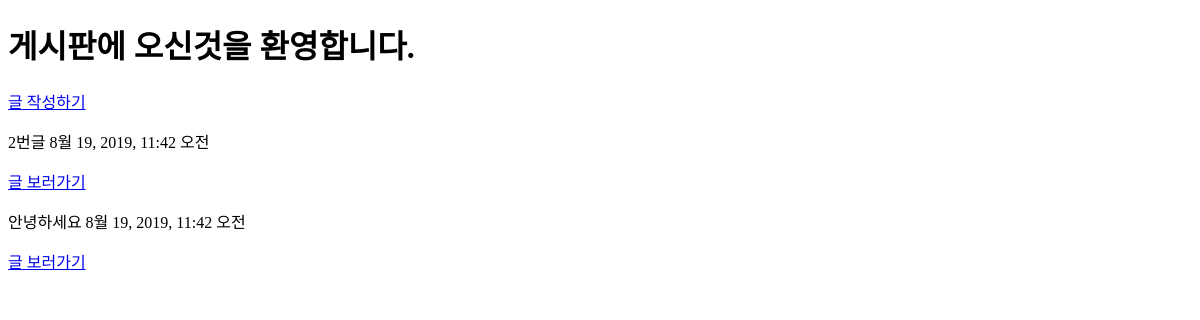
/articles/, run on an earlier commit of the app's database.
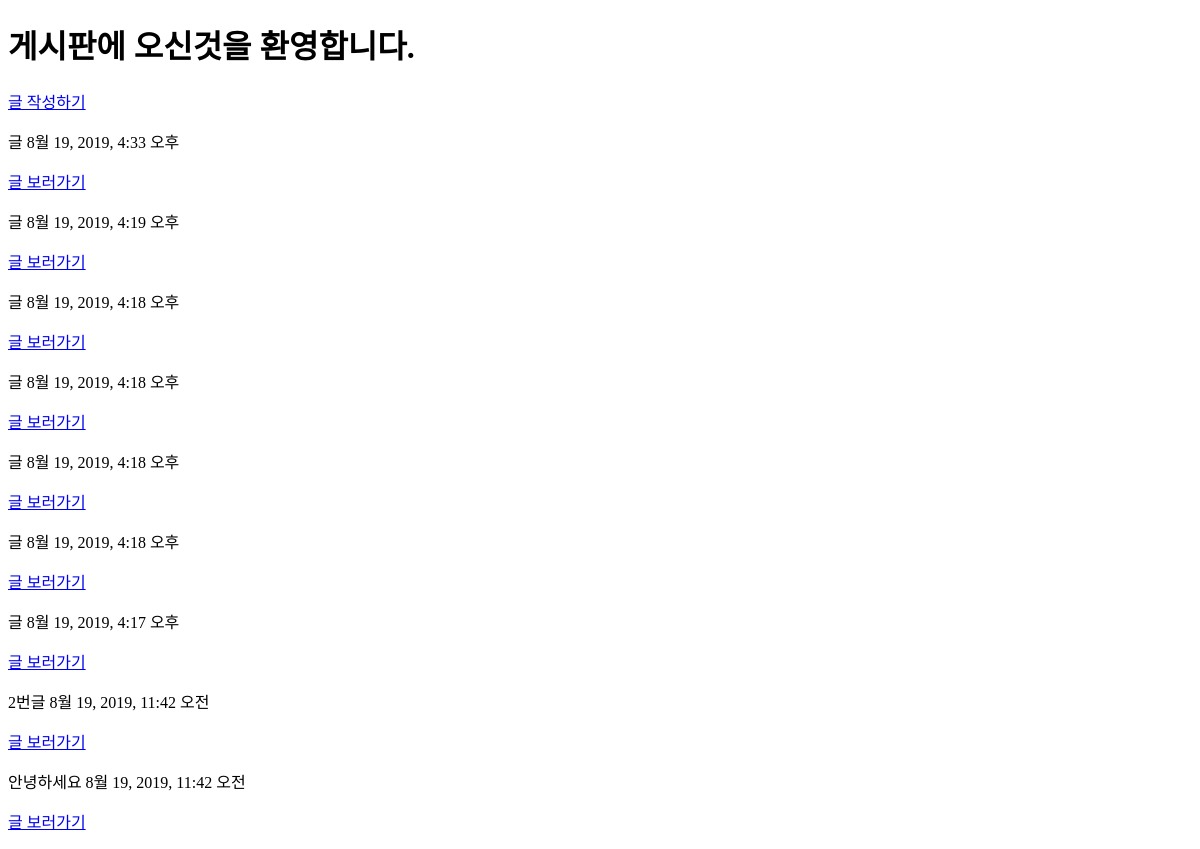
And on a later commit of the database.
### articles/models.py (models this page shows, shortened)
class Article(models.Model):
    title = models.CharField(max_length=20)
    content = models.TextField()
    created_at = models.DateTimeField(auto_now_add=True)
    updated_at = models.DateTimeField(auto_now=True)

### articles/views.py (the view)
# urls.py: path('', views.index),
def index(request):
    articles = Article.objects.order_by('-id')
    context = {
        'articles' : articles
    }
    return render(request, 'articles/index.html', context)

### articles/templates/articles/index.html
{% extends 'articles/base.html' %}
{% block body %}
  <h1>게시판에 오신것을 환영합니다.</h1>
  <a href="/articles/new/">글 작성하기</a>
  <p>
  {% for article in articles %}
  <p>{{ article.title }}
    {{ article.created_at }}
  </p>
  <a href="/articles/{{article.pk}}/">글 보러가기</a>
  {% endfor %}
</p>
{% endblock %}

### articles/templates/articles/base.html (shortened to what this page needs)
<!DOCTYPE html>
<html lang="ko">
<head>
</head>
<body>
  {% block body %}
  {% endblock %}
</body>
</html>

What changed in the data, as far as the page shows it:
added Article: title "글", created_at "8월 19, 2019, 4:33 오후"
added Article: title "글", created_at "8월 19, 2019, 4:19 오후"
added Article: title "글", created_at "8월 19, 2019, 4:18 오후"
added Article: title "글", created_at "8월 19, 2019, 4:18 오후"
added Article: title "글", created_at "8월 19, 2019, 4:18 오후"
added Article: title "글", created_at "8월 19, 2019, 4:18 오후"
added Article: title "글", created_at "8월 19, 2019, 4:17 오후"
